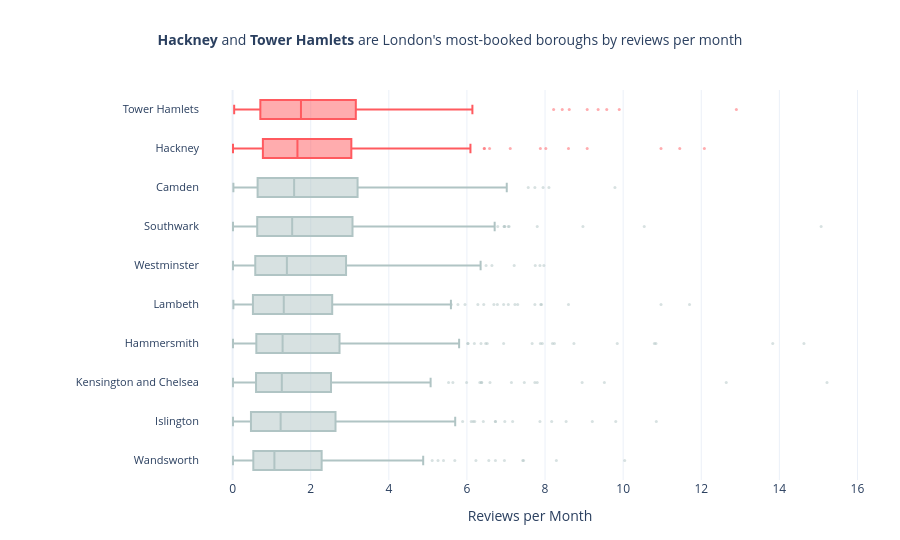

Source (notebook cell):
### Markdown cell above
## Task 2 — Box plot: listing activity by borough

**What to build:** A **horizontal box plot** comparing listing activity (reviews per month) across London boroughs — reviews per month is a proxy for how frequently a listing is booked.

**Requirements:**
- Horizontal orientation (borough names are long)
- Sorted by median reviews per month (most active at top)
- Highlight the **two most active** boroughs in a different colour
- Outliers shown as individual points
- Insight title naming the two busiest boroughs

> 💡 Some listings have zero reviews — these are new or inactive listings. Filter them out with before plotting

### Code cell
# Task 2
# YOUR CODE HERE

import pandas as pd
import plotly.graph_objects as go

df = pd.read_csv("airbnb_london.csv")

df_active = df[df["reviews_per_month"] > 0].copy()

medians = (
    df_active.groupby("neighbourhood")["reviews_per_month"]
    .median()
    .sort_values(ascending=True)
)
sorted_hoods = medians.index.tolist()

top2 = medians.nlargest(2).index.tolist()

HIGHLIGHT = "#FF5A5F"
DEFAULT   = "#B0C4C4"

fig = go.Figure()

for hood in sorted_hoods:
    data  = df_active[df_active["neighbourhood"] == hood]["reviews_per_month"]
    color = HIGHLIGHT if hood in top2 else DEFAULT

    fig.add_trace(go.Box(
        x            = data,
        name         = hood,
        orientation  = "h",
        marker_color = color,
        line_color   = color,
        boxpoints    = "outliers",
        marker       = dict(size=3, opacity=0.5),
    ))

fig.update_layout(
    barmode = "overlay",
    title   = dict(
        text      = f"<b>{top2[-1]}</b> and <b>{top2[-2]}</b> are London's most-booked boroughs by reviews per month",
        font_size = 14,
        x         = 0.5,
        xanchor   = "center",
    ),
    xaxis      = dict(title="Reviews per Month"),
    yaxis      = dict(title="", tickfont=dict(size=11)),
    showlegend = False,
    template   = "plotly_white",
    height     = 540,
    margin     = dict(t=90, l=200, r=40, b=60),
)

fig.show()

### Figure 1 — Plotly figure (JSON) as saved in the notebook; plotly's stock layout.template omitted (floating-point values rounded to 4 significant figures; data arrays with more than 128 entries replaced by an {"elided": "..."} marker saying what was removed)
{"data": [{"boxpoints": "outliers", "line": {"color": "#B0C4C4"}, "marker": {"color": "#B0C4C4", "opacity": 0.5, "size": 3}, "name": "Wandsworth", "orientation": "h", "type": "box", "x": {"elided": "226 float values"}}, {"boxpoints": "outliers", "line": {"color": "#B0C4C4"}, "marker": {"color": "#B0C4C4", "opacity": 0.5, "size": 3}, "name": "Islington", "orientation": "h", "type": "box", "x": {"elided": "241 float values"}}, {"boxpoints": "outliers", "line": {"color": "#B0C4C4"}, "marker": {"color": "#B0C4C4", "opacity": 0.5, "size": 3}, "name": "Kensington and Chelsea", "orientation": "h", "type": "box", "x": {"elided": "246 float values"}}, {"boxpoints": "outliers", "line": {"color": "#B0C4C4"}, "marker": {"color": "#B0C4C4", "opacity": 0.5, "size": 3}, "name": "Hammersmith", "orientation": "h", "type": "box", "x": {"elided": "245 float values"}}, {"boxpoints": "outliers", "line": {"color": "#B0C4C4"}, "marker": {"color": "#B0C4C4", "opacity": 0.5, "size": 3}, "name": "Lambeth", "orientation": "h", "type": "box", "x": {"elided": "250 float values"}}, {"boxpoints": "outliers", "line": {"color": "#B0C4C4"}, "marker": {"color": "#B0C4C4", "opacity": 0.5, "size": 3}, "name": "Westminster", "orientation": "h", "type": "box", "x": {"elided": "260 float values"}}, {"boxpoints": "outliers", "line": {"color": "#B0C4C4"}, "marker": {"color": "#B0C4C4", "opacity": 0.5, "size": 3}, "name": "Southwark", "orientation": "h", "type": "box", "x": {"elided": "270 float values"}}, {"boxpoints": "outliers", "line": {"color": "#B0C4C4"}, "marker": {"color": "#B0C4C4", "opacity": 0.5, "size": 3}, "name": "Camden", "orientation": "h", "type": "box", "x": {"elided": "246 float values"}}, {"boxpoints": "outliers", "line": {"color": "#FF5A5F"}, "marker": {"color": "#FF5A5F", "opacity": 0.5, "size": 3}, "name": "Hackney", "orientation": "h", "type": "box", "x": {"elided": "252 float values"}}, {"boxpoints": "outliers", "line": {"color": "#FF5A5F"}, "marker": {"color": "#FF5A5F", "opacity": 0.5, "size": 3}, "name": "Tower Hamlets", "orientation": "h", "type": "box", "x": {"elided": "259 float values"}}], "layout": {"barmode": "overlay", "height": 540, "margin": {"b": 60, "l": 200, "r": 40, "t": 90}, "showlegend": false, "title": {"font": {"size": 14}, "text": "<b>Hackney</b> and <b>Tower Hamlets</b> are London's most-booked boroughs by reviews per month", "x": 0.5, "xanchor": "center"}, "xaxis": {"title": {"text": "Reviews per Month"}}, "yaxis": {"tickfont": {"size": 11}, "title": {"text": ""}}}}
